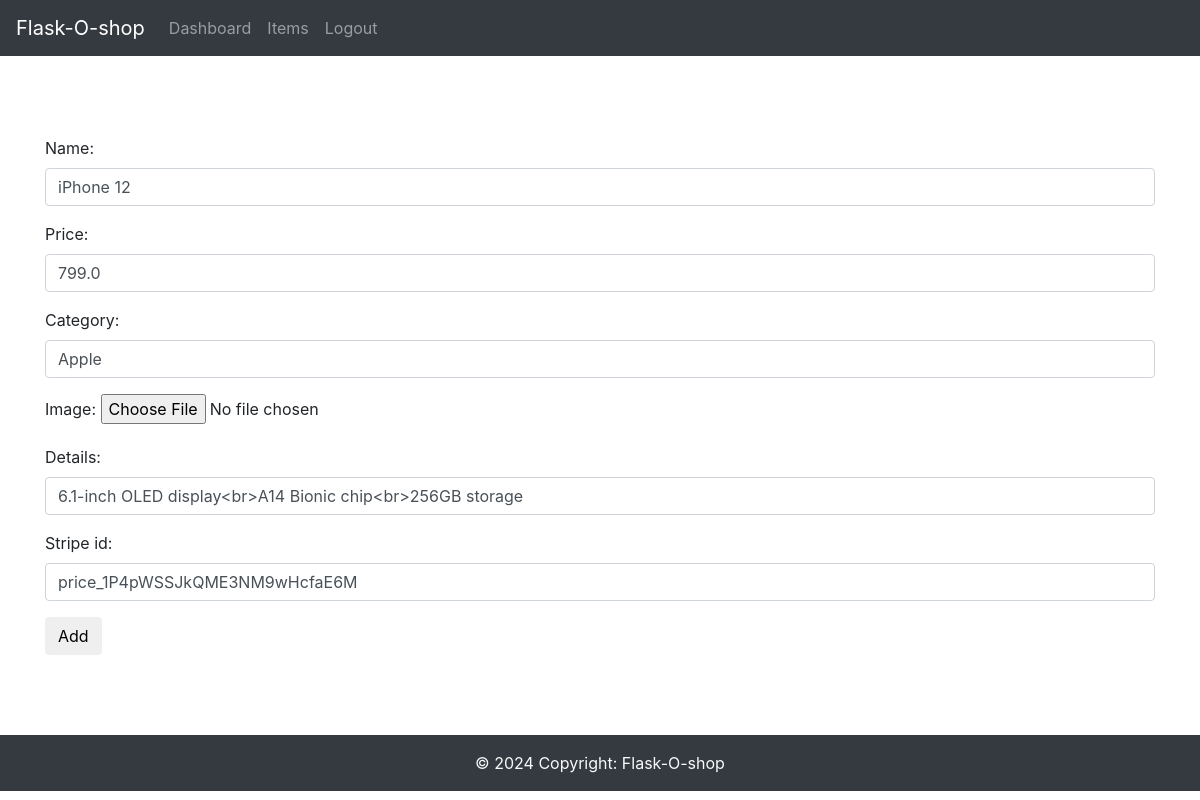
/admin/edit/item/1 (signed in), run on the app's committed database.
### app/db_models.py (models this page shows)
class Item(db.Model):
	__tablename__ = "items"
	id = db.Column(db.Integer, primary_key=True)
	name = db.Column(db.String(100), nullable=False)
	price = db.Column(db.Float, nullable=False)
	category = db.Column(db.Text, nullable=False)
	image = db.Column(db.String(250), nullable=False)
	details = db.Column(db.String(250), nullable=False)
	price_id = db.Column(db.String(250), nullable=False)
	orders = db.relationship("Ordered_item", backref="item")
	in_cart = db.relationship("Cart", backref="item")

### app/funcs.py (the view)
	def wrapper(*args, **kwargs):
		if current_user.is_authenticated and current_user.admin == 1:
			return func(*args, **kwargs)
		else:
			return "You are not Authorized to access this URL."

### app/admin/forms.py
class AddItemForm(FlaskForm):
	name = StringField("Name:", validators=[DataRequired(), Length(max=50)])
	price = FloatField("Price:", validators=[DataRequired()])
	category = StringField("Category:", validators=[DataRequired(), Length(max=50)])
	image = FileField("Image:", validators=[DataRequired()])
	details = StringField("Details:", validators=[DataRequired()])
	price_id = StringField("Stripe id:", validators=[DataRequired()])
	submit = SubmitField("Add")

### app/__init__.py (called while the page is built)
@app.context_processor
def inject_now():
	return {'now': datetime.utcnow()}

@login_manager.user_loader
def load_user(user_id):
	return User.query.get(user_id)

### app/admin/routes.py (called while the page is built, shortened)
@admin.route('/edit/<string:type>/<int:id>', methods=['POST', 'GET'])
@admin_only
def edit(type, id):
    if type == "item":
        item = Item.query.get(id)
        form = AddItemForm(
            name = item.name,
            price = item.price,
            category = item.category,
            details = item.details,
            image = item.image,
            price_id = item.price_id,
        )
    return render_template('admin/add.html', form=form)

### app/funcs.py (called while the page is built)
def admin_only(func):
	def wrapper(*args, **kwargs):
		if current_user.is_authenticated and current_user.admin == 1:
			return func(*args, **kwargs)
		else:
			return "You are not Authorized to access this URL."
	wrapper.__name__ = func.__name__
	return wrapper

### app/admin/templates/admin/add.html (shortened to what this page needs)
{% extends "admin/base.html" %}
{% block content %}
    <div class="forms">
		{{ wtf.quick_form(form) }}
	</div>
{% endblock %}

### data on the page
Item: name "iPhone 12", price "799.0", category "Apple", details "6.1-inch OLED display<br>A14 Bionic chip<br>256GB storage", price_id "price_1P4pWSSJkQME3NM9wHcfaE6M"
